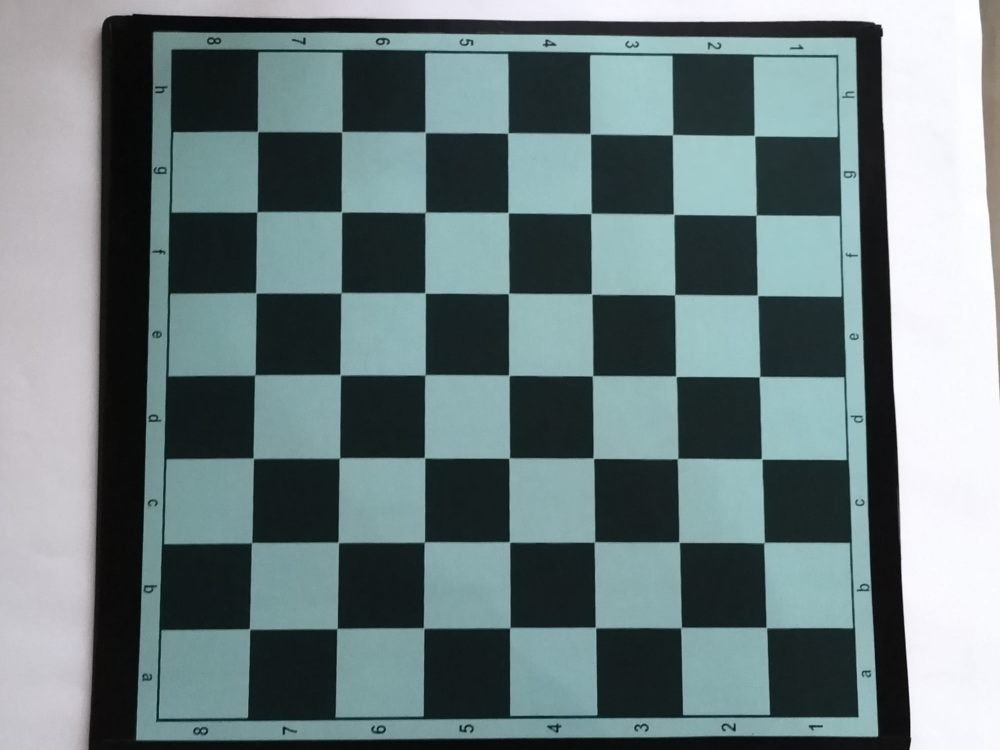
#> input picture inputs/test12.jpeg, 2000 x 1500 px (shown at 1/2 size)
$ python main.py
#> lines starting #> are read from the running program, lines starting #| are printed output that depends on the picture; after the words box and inside, x2 and y2 are one past the last pixel; in counts of white or black regions, pixels touching at a corner belong together
### detectBoard.py
import cv2 as cv
from cv2 import threshold
import numpy as np
from boardDetectFun import *


def detectBoard(img, shape):
    min_area = 200000
    max_area = 10000000
    gray = cv.cvtColor(img, cv.COLOR_BGR2GRAY)

    edges = cv.Canny(gray, 100, 200, apertureSize=3)
    cnts = cv.findContours(
        edges, cv.RETR_EXTERNAL, cv.CHAIN_APPROX_SIMPLE)
    cnts = cnts[0] if len(cnts) == 2 else cnts[1]
    idx = 0
    for points in cnts:
        area = cv.contourArea(points)
        print(area)

        if area > min_area and area < max_area:
            # cv.drawContours(img, cnts, idx, 255, 2)
            # cornerPoints = drawExtractsquare(img, points)
            break
        idx += 1


    mask = np.zeros_like(img)
    cv.drawContours(mask, cnts, idx, (255, 255, 255), -1)
    masked_image = cv.bitwise_and(img, mask)


    # [25 lines of commented-out code are left out]

    gray = cv.cvtColor(masked_image, cv.COLOR_BGR2GRAY)
    edges = cv.Canny(masked_image, 50, 200, apertureSize=3)
    lines = cv.HoughLines(edges, 1, np.pi/180, 160)
    # drawLines(img=masked_image,lines=lines)
    cv.imshow('mask', masked_image)
    h_lines, v_lines = h_v_lines(lines)
    intersection_points = line_intersections(h_lines, v_lines)
    points = cluster_points(intersection_points)
    center = (int(img.shape[1]/2), int(img.shape[0]/2))
    newPoints = removeClosePoints(points, center, threshhold=40)
    if (len(newPoints) == 81):
        print('it seems like a good fit!!')
        allrows = organizeSave(newPoints)
        print(len(allrows))
    else:
        print('try to position the baord differently')
    pointsFromTxt = readPoints()
    drawOrderedPoints(img, pointsFromTxt)

    cv.imshow('canny', edges)
    cv.imshow('image', img)
    cv.waitKey()

### boardDetectFun.py
import math
import numpy as np
import scipy.spatial as spatial
import scipy.cluster as cluster
from collections import defaultdict
from statistics import mean
import cv2 as cv

from CoordinateSystemTools import CoordinateSystemTools
from square import ImageSquare

# separates horizontal and vertical lines
def h_v_lines(lines):
    x_dim = lines.shape[0]
    h_lines, v_lines = [], []
    lines = lines.reshape(x_dim, 2)

    for rho, theta in lines:
        if theta < np.pi / 4 or theta > np.pi - np.pi / 4:
            v_lines.append([rho, theta])
        else:
            h_lines.append([rho, theta])
    return h_lines, v_lines


# Find the intersections of the lines
def line_intersections(h_lines, v_lines):
    points = []
    for r_h, t_h in h_lines:
        for r_v, t_v in v_lines:
            a = np.array([[np.cos(t_h), np.sin(t_h)],
                         [np.cos(t_v), np.sin(t_v)]])
            b = np.array([r_h, r_v])
            inter_point = np.linalg.solve(a, b)
            points.append(inter_point)
    return np.array(points)


# Hierarchical cluster (by euclidean distance) intersection points
def cluster_points(points):
    dists = spatial.distance.pdist(points)
    single_linkage = cluster.hierarchy.single(dists)
    flat_clusters = cluster.hierarchy.fcluster(single_linkage, 10, 'distance')
    cluster_dict = defaultdict(list)
    for i in range(len(flat_clusters)):
        cluster_dict[flat_clusters[i]].append(points[i])
    cluster_values = cluster_dict.values()
    clusters = map(lambda arr: (np.mean(np.array(arr)[:, 0]), np.mean(
        np.array(arr)[:, 1])), cluster_values)
    return sorted(list(clusters), key=lambda k: [k[1], k[0]])


# [56 lines left out: functions boardPoints, drawLines, drawLinesP, drawPoints, not called in this run]


def drawOrderedPoints(img, points):
    for rows in points:
        for point in rows:
            x = np.array(point)
            x = x.astype(int)
            point = tuple(x)
            cv.circle(img, point, 1, (0, 0, 255), 5)


# [38 lines left out: function drawExtractsquare, not called in this run]


def removeClosePoints(points, center, threshhold):
    tempPoints = points.copy()
    for i in range(len(points)):

        currentPoint = points[i]

        for j in range(len(points)):
            commparedPoint = points[j]

            if commparedPoint == currentPoint:
                break
            if math.dist(currentPoint, commparedPoint) < threshhold:
                if math.dist(currentPoint, center) > math.dist(commparedPoint, center):
                    if(currentPoint in tempPoints):
                        tempPoints.remove(currentPoint)
                else:
                    if(commparedPoint in tempPoints):
                        tempPoints.remove(commparedPoint)
    return tempPoints

def organizeSave(points):
    row = []
    allRows = []
    for i in range(1, len(points)+1):
        row.append(points[i-1])
        if i % 9 == 0 and i != 0:
            allRows.append(row)
            row = []
    with open('points.txt', 'w') as file:
        for i in range(len(allRows)):
            for point in allRows[i]:
                file.write(f'{point}- ')
            file.write('\n')
        file.close()
    return allRows


def readPoints():
    file = open('points.txt', 'r')
    lines = file.readlines()
    points = []
    for line in lines:
        row = line.split("- ")
        row = stringToPoints(row)
        points.append(row)
        row = []

    return points


def stringToPoints(strRow):
    row = []
    for point in strRow:
        if not point == '\n':
            point = point[1:-2]
            point = point.split(", ")
            point = (float(point[0]), float(point[1]))
            row.append(point)
    return row

# Crops and returns a square
# [27 lines left out: functions crop, writeOutSquares, not called in this run]


### main.py
from camera import Camers
from detectBoard import detectBoard

import cv2 as cv


def gstreamer_pipeline(
    capture_width=1280,
    capture_height=720,
    display_width=960,
    display_height=540,
    framerate=120,
    flip_method=0,
):
    return (
        "nvarguscamerasrc ! "
        "video/x-raw(memory:NVMM), "
        "width=(int)%d, height=(int)%d, framerate=(fraction)%d/1 ! "
        "nvvidconv flip-method=%d ! "
        "video/x-raw, width=(int)%d, height=(int)%d, format=(string)BGRx ! "
        "videoconvert ! "
        "video/x-raw, format=(string)BGR ! appsink drop=True"
        % (
            capture_width,
            capture_height,
            framerate,
            flip_method,
            display_width,
            display_height,
        )
    )


def main():
    # [5 lines of commented-out code are left out]
    img = cv.imread('inputs/test12.jpeg')
#> img is the input picture: shape (1500, 2000, 3); mean B, G, R 126.8, 124.9, 108.5
    #img = cv.transpose(img)
    img = cv.rotate(img, cv.ROTATE_180)
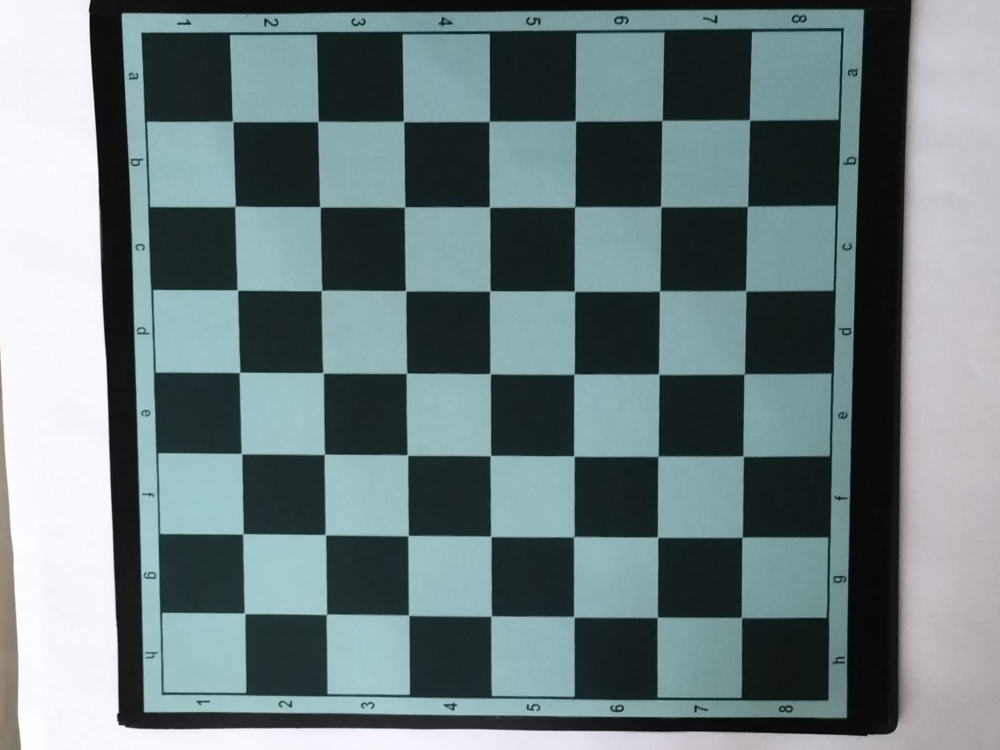
#> img: shape (1500, 2000, 3) (shown at 1/2 size); mean B, G, R 126.8, 124.9, 108.5
    img = cv.flip(img, -1)

    scale_percent = 40  # percent of original size
    width = int(img.shape[1] * scale_percent / 100)
#> width = 800
    height = int(img.shape[0] * scale_percent / 100)
#> height = 600
    dim = (width, height)
#> dim = (800, 600)

# resize image
    resized = cv.resize(img, dim, interpolation=cv.INTER_AREA)
    shape = resized.shape
#> shape = (600, 800, 3)
    detectBoard(img=resized, shape=shape)
#> in detectBoard, `edges = cv.Canny(gray, 100, 200, apertureSize=3)`:
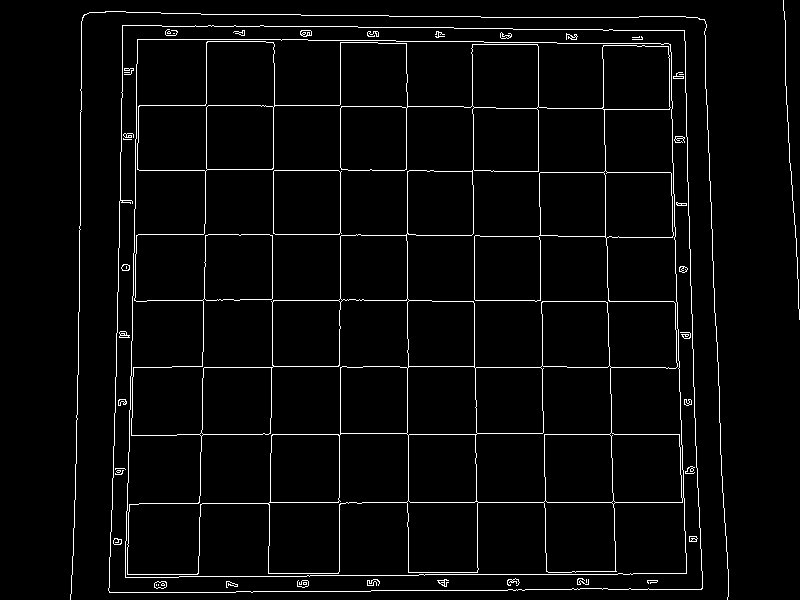
#> edges: shape (600, 800); 3.4% white in thin lines or dots
#> in detectBoard, `cnts = cv.findContours( edges, cv.RETR_EXTERNAL, cv.CHAIN_APPROX_SIMPLE)`: cnts = 3 contours, 2 with area under 20; largest, box (x1, y1, x2, y2) and area: (108, 25, 703, 593) 323826
#> the loop in detectBoard, `for points in cnts:` made 1 pass
#> area on pass 1: 323826
#| 323826.0
#> after the loop in detectBoard, `for points in cnts:`: idx = 0
#> in detectBoard, `cv.drawContours(mask, cnts, idx, (255, 255, 255), -1)`:
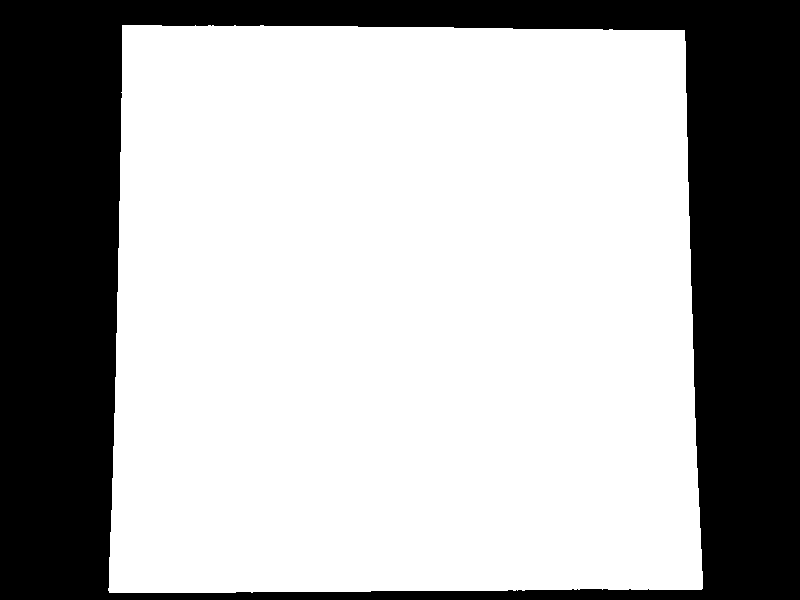
#> mask: shape (600, 800, 3); 67.7% white; 1 black region, box (x1, y1, x2, y2) and area: (0, 0, 800, 600) 155033
#> in detectBoard, `masked_image = cv.bitwise_and(img, mask)`:
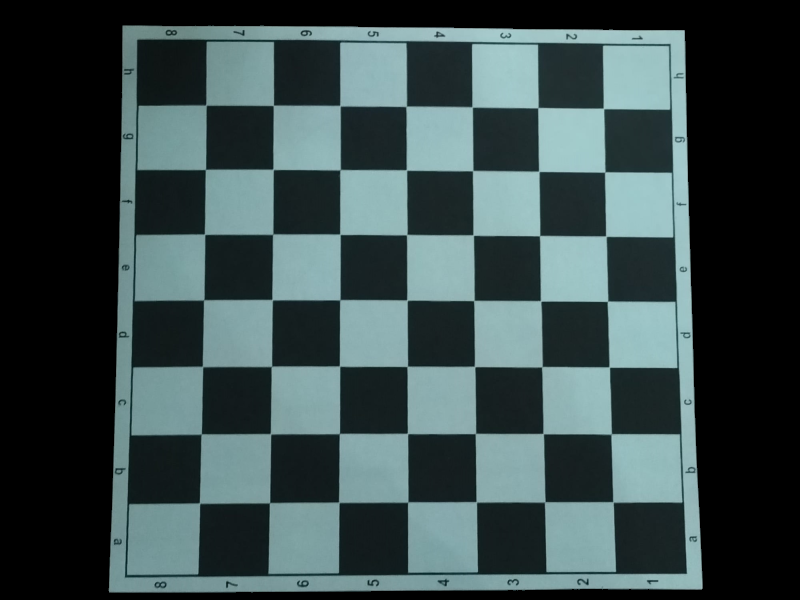
#> masked_image: shape (600, 800, 3); mean B, G, R 75.7, 74.9, 58.2
#> in detectBoard, `gray = cv.cvtColor(masked_image, cv.COLOR_BGR2GRAY)`:
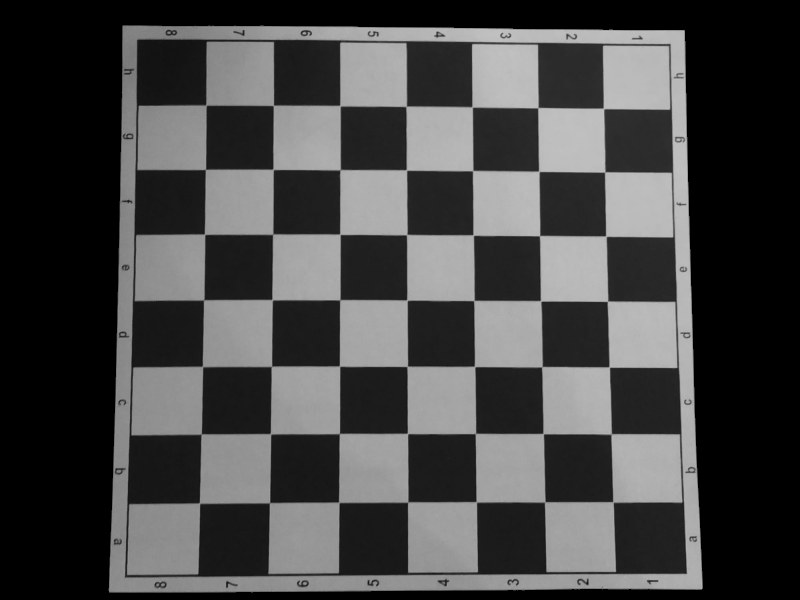
#> gray: shape (600, 800); min 0, max 195, mean 70
#> in detectBoard, `edges = cv.Canny(masked_image, 50, 200, apertureSize=3)`:
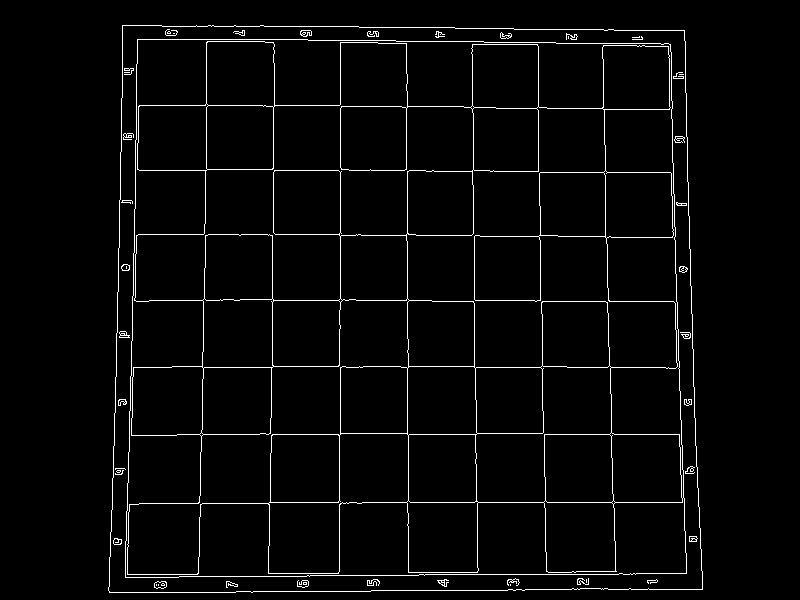
#> edges: shape (600, 800); 2.9% white in thin lines or dots, all inside (x1, y1, x2, y2) = (108, 25, 703, 593)
#> in detectBoard, `lines = cv.HoughLines(edges, 1, np.pi/180, 160)`: lines = 28 rows, first 8: [502, 1.57], [434, 1.57], [340, 0], [-536, 3.12], [-666, 3.11], [367, 1.57], [300, 1.57], [574, 1.57]
#> in h_v_lines, `lines = lines.reshape(x_dim, 2)`: lines = 28 pairs, first value -684 to 574, second value 0 to 3.12
#> the loop in h_v_lines, `for rho, theta in lines:` made 28 passes
#> (rho, theta) on passes 1 to 12: (502, 1.57), (434, 1.57), (340, 0), (-536, 3.12), (-666, 3.11), (367, 1.57), (300, 1.57), (574, 1.57), (407, 0), (138, 0.0175), (123, 0.0175), (209, 0.0175)
#> after the loop in h_v_lines, `for rho, theta in lines:`: h_lines = [[502, 1.57], [434, 1.57], [367, 1.57], [300, 1.57], [574, 1.57], [170, 1.57], [234, 1.57], [105, 1.57], [34, 1.59], [39, 1.57], [26, 1.57], [20, 1.59], [98, 1.59]]; v_lines = [[340, 0], [-536, 3.12], [-666, 3.11], [407, 0], [138, 0.0175], [123, 0.0175], [209, 0.0175], [-680, 3.11], [278, 0.0175], [129, 0.0349], [144, 0.0349], [-602, 3.12], [-670, 3.12], [-468, 3.12], [-684, 3.12]]
#> the loop in line_intersections, `for r_h, t_h in h_lines:` made 13 passes
#> after the loop in line_intersections, `for r_h, t_h in h_lines:`: points = 195 pairs, first value 109 to 700.5, second value 22.14 to 574
#> in detectBoard, `intersection_points = line_intersections(h_lines, v_lines)`: intersection_points has the same summary as points in line_intersections
#> in cluster_points, `dists = spatial.distance.pdist(points)`: dists = 18915 values, max 799 at index 10889, min 0.0623 at index 17939, mean 367.7
#> in cluster_points, `single_linkage = cluster.hierarchy.single(dists)`: single_linkage = 194 rows, first 6: [150, 165, 0.0623, 2], [108, 183, 0.119, 2], [128, 143, 0.153, 2], [34, 40, 0.343, 2], [35, 39, 0.35, 2], [92, 102, 0.391, 2]
#> in cluster_points, `flat_clusters = cluster.hierarchy.fcluster(single_linkage, 10, 'distan..`: flat_clusters = 195 values, max 102 at index 73, min 1 at index 4, mean 45.17
#> in detectBoard, `points = cluster_points(intersection_points)`: points = 102 pairs, first value 111 to 693.6, second value 24.16 to 574
#> in removeClosePoints, `tempPoints = points.copy()`: tempPoints has the same summary as points in detectBoard
#> the loop in removeClosePoints, `for i in range(len(points)): ` made 102 passes
#> currentPoint on passes 1 to 12: (132.9, 24.16), (208.6, 24.82), (277.6, 25.42), (340, 25.97), (407, 26.55), (468.5, 27.09), (536.7, 34.44), (602.7, 35.01), (669.2, 35.59), (683.2, 35.72), (132.6, 37.66), (208.4, 38.32)
#> after the loop in removeClosePoints, `for i in range(len(points)):`: tempPoints = 81 pairs, first value 126 to 690.3, second value 34.44 to 574
#> in detectBoard, `newPoints = removeClosePoints(points, center, threshhold=40)`: newPoints has the same summary as tempPoints in removeClosePoints
#> the loop in organizeSave, `for i in range(1, len(points)+1):` made 81 passes
#> after the loop in organizeSave, `for i in range(1, len(points)+1):`: allRows = 9 items
#> the loop in organizeSave, `for i in range(len(allRows)):` made 9 passes
#| 9
#> after the loop in drawOrderedPoints, `for rows in points:`:
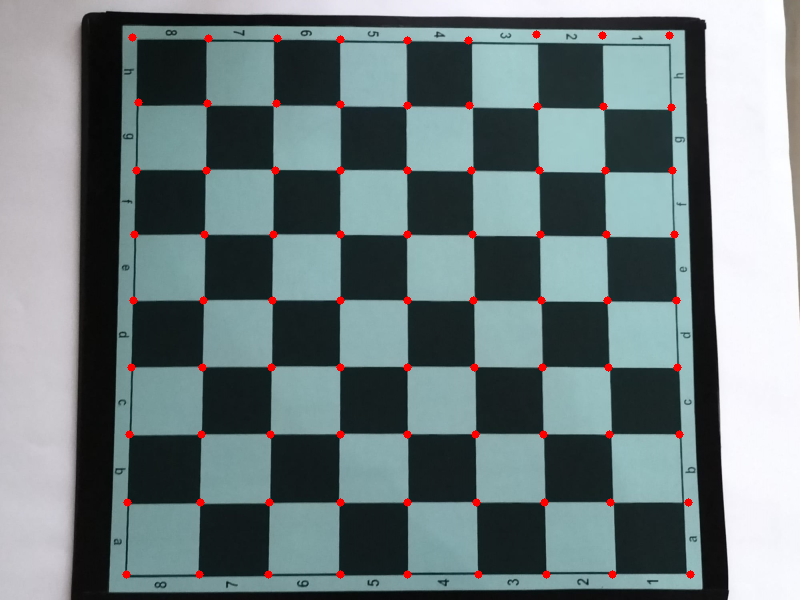
#> img: shape (600, 800, 3); mean B, G, R 125.8, 123.9, 109.9
    # if cv.waitKey(1) & 0xFF == ord('q'):
    #     break
    # cap.release()
    cv.waitKey(0)
    cv.destroyAllWindows()


if __name__ == "__main__":
    main()
